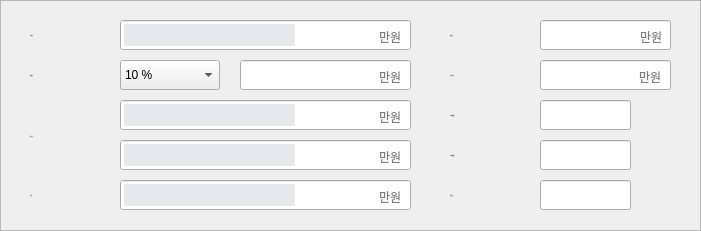
     <widget class="QFrame" name="money_frame">
      <property name="geometry">
       <rect>
        <x>0</x>
        <y>300</y>
        <width>701</width>
        <height>231</height>
       </rect>
      </property>
      <property name="styleSheet">
       <string notr="true">#money_frame {
	background-color: white;
	border-radius: 15px;
}</string>
      </property>
      <property name="frameShape">
       <enum>QFrame::StyledPanel</enum>
      </property>
      <property name="frameShadow">
       <enum>QFrame::Raised</enum>
      </property>
      <widget class="QLabel" name="lb_item_nm_8">
       <property name="geometry">
        <rect>
         <x>30</x>
         <y>20</y>
         <width>60</width>
         <height>30</height>
        </rect>
       </property>
       <property name="font">
        <font>
         <family>웰컴체 Regular</family>
         <pointsize>-1</pointsize>
         <weight>50</weight>
         <italic>false</italic>
         <bold>false</bold>
        </font>
       </property>
       <property name="styleSheet">
        <string notr="true"/>
       </property>
       <property name="text">
        <string>보 증 금</string>
       </property>
      </widget>
      <widget class="QLabel" name="lb_price_5">
       <property name="geometry">
        <rect>
         <x>376</x>
         <y>184</y>
         <width>31</width>
         <height>22</height>
        </rect>
       </property>
       <property name="styleSheet">
        <string notr="true">QLabel {
	font: 14px &quot;웰컴체 Regular&quot;;
	color: rgb(125,125,125);
	padding-top: 3px;
}</string>
       </property>
       <property name="text">
        <string>만원</string>
       </property>
       <property name="alignment">
        <set>Qt::AlignLeading|Qt::AlignLeft|Qt::AlignVCenter</set>
       </property>
      </widget>
      <widget class="QPushButton" name="btn_balance_cal">
       <property name="geometry">
        <rect>
         <x>640</x>
         <y>181</y>
         <width>28</width>
         <height>28</height>
        </rect>
       </property>
       <property name="styleSheet">
        <string notr="true">QPushButton {
	background-color: rgba(0,0,0,0);
	border-radius: 4px;
}

QPushButton::hover {
	background-color: rgba(44,62,80,50)
}

QPushButton:pressed {
	background-color: rgba(44,62,80,80)
}</string>
       </property>
       <property name="text">
        <string/>
       </property>
      </widget>
      <widget class="QLabel" name="lb_price_1">
       <property name="geometry">
        <rect>
         <x>376</x>
         <y>24</y>
         <width>31</width>
         <height>22</height>
        </rect>
       </property>
       <property name="styleSheet">
        <string notr="true">QLabel {
	font: 14px &quot;웰컴체 Regular&quot;;
	color: rgb(125,125,125);
	padding-top: 3px;
}</string>
       </property>
       <property name="text">
        <string>만원</string>
       </property>
       <property name="alignment">
        <set>Qt::AlignLeading|Qt::AlignLeft|Qt::AlignVCenter</set>
       </property>
      </widget>
      <widget class="QLineEdit" name="edt_down_pay">
       <property name="geometry">
        <rect>
         <x>240</x>
         <y>60</y>
         <width>171</width>
         <height>30</height>
        </rect>
       </property>
       <property name="styleSheet">
        <string notr="true">QLineEdit {
	padding-right: 35px;
}</string>
       </property>
       <property name="text">
        <string/>
       </property>
       <property name="maxLength">
        <number>15</number>
       </property>
       <property name="alignment">
        <set>Qt::AlignRight|Qt::AlignTrailing|Qt::AlignVCenter</set>
       </property>
       <property name="readOnly">
        <bool>true</bool>
       </property>
      </widget>
      <widget class="QLineEdit" name="edt_balance_pay">
       <property name="geometry">
        <rect>
         <x>120</x>
         <y>180</y>
         <width>291</width>
         <height>30</height>
        </rect>
       </property>
       <property name="styleSheet">
        <string notr="true">QLineEdit {
	padding-right: 35px;
}</string>
       </property>
       <property name="text">
        <string/>
       </property>
       <property name="maxLength">
        <number>15</number>
       </property>
       <property name="alignment">
        <set>Qt::AlignRight|Qt::AlignTrailing|Qt::AlignVCenter</set>
       </property>
       <property name="readOnly">
        <bool>true</bool>
       </property>
      </widget>
      <widget class="QLineEdit" name="lb_korean_1st">
       <property name="geometry">
        <rect>
         <x>124</x>
         <y>104</y>
         <width>171</width>
         <height>22</height>
        </rect>
       </property>
       <property name="styleSheet">
        <string notr="true">QLineEdit {
	font: 13px &quot;웰컴체 Regular&quot;;
	color: rgb(45,45,45);
	background-color: rgba(127, 140, 141, 50);
	padding-top: 3px;
	padding-right: 8px;
	border: 0px;
}</string>
       </property>
       <property name="text">
        <string/>
       </property>
       <property name="readOnly">
        <bool>true</bool>
       </property>
      </widget>
      <widget class="QLabel" name="lb_item_nm_14">
       <property name="geometry">
        <rect>
         <x>450</x>
         <y>100</y>
         <width>71</width>
         <height>30</height>
        </rect>
       </property>
       <property name="font">
        <font>
         <family>웰컴체 Regular</family>
         <pointsize>-1</pointsize>
         <weight>50</weight>
         <italic>false</italic>
         <bold>false</bold>
        </font>
       </property>
       <property name="styleSheet">
        <string notr="true"/>
       </property>
       <property name="text">
        <string>1차 지불일</string>
       </property>
      </widget>
      <widget class="QLineEdit" name="lb_korean_2st">
       <property name="geometry">
        <rect>
         <x>124</x>
         <y>144</y>
         <width>171</width>
         <height>22</height>
        </rect>
       </property>
       <property name="styleSheet">
        <string notr="true">QLineEdit {
	font: 13px &quot;웰컴체 Regular&quot;;
	color: rgb(45,45,45);
	background-color: rgba(127, 140, 141, 50);
	padding-top: 3px;
	padding-right: 8px;
	border: 0px;
}</string>
       </property>
       <property name="text">
        <string/>
       </property>
       <property name="readOnly">
        <bool>true</bool>
       </property>
      </widget>
      <widget class="QLineEdit" name="edt_1st_day">
       <property name="enabled">
        <bool>true</bool>
       </property>
       <property name="geometry">
        <rect>
         <x>540</x>
         <y>100</y>
         <width>91</width>
         <height>30</height>
        </rect>
       </property>
       <property name="styleSheet">
        <string notr="true">QLineEdit {
	padding-right: 0px;
}</string>
       </property>
       <property name="text">
        <string/>
       </property>
       <property name="alignment">
        <set>Qt::AlignCenter</set>
       </property>
       <property name="readOnly">
        <bool>true</bool>
       </property>
      </widget>
      <widget class="QWidget" name="set_sub_1" native="true">
       <property name="geometry">
        <rect>
         <x>450</x>
         <y>20</y>
         <width>221</width>
         <height>31</height>
        </rect>
       </property>
       <widget class="QLabel" name="lb_price_sub_1">
        <property name="geometry">
         <rect>
          <x>187</x>
          <y>4</y>
          <width>31</width>
          <height>22</height>
         </rect>
        </property>
        <property name="styleSheet">
         <string notr="true">QLabel {
	font: 14px &quot;웰컴체 Regular&quot;;
	color: rgb(125,125,125);
	padding-top: 3px;
}</string>
        </property>
        <property name="text">
         <string>만원</string>
        </property>
        <property name="alignment">
         <set>Qt::AlignLeading|Qt::AlignLeft|Qt::AlignVCenter</set>
        </property>
       </widget>
       <widget class="QLabel" name="lb_item_nm_12">
        <property name="geometry">
         <rect>
          <x>0</x>
          <y>1</y>
          <width>60</width>
          <height>29</height>
         </rect>
        </property>
        <property name="font">
         <font>
          <family>웰컴체 Regular</family>
          <pointsize>-1</pointsize>
          <weight>50</weight>
          <italic>false</italic>
          <bold>false</bold>
         </font>
        </property>
        <property name="styleSheet">
         <string notr="true"/>
        </property>
        <property name="text">
         <string>융 자 금</string>
        </property>
       </widget>
       <widget class="QLineEdit" name="edt_sub_1">
        <property name="geometry">
         <rect>
          <x>90</x>
          <y>0</y>
          <width>131</width>
          <height>30</height>
         </rect>
        </property>
        <property name="styleSheet">
         <string notr="true">QLineEdit {
	padding-right: 35px;
}</string>
        </property>
        <property name="text">
         <string/>
        </property>
        <property name="maxLength">
         <number>15</number>
        </property>
        <property name="alignment">
         <set>Qt::AlignRight|Qt::AlignTrailing|Qt::AlignVCenter</set>
        </property>
       </widget>
       <zorder>lb_item_nm_12</zorder>
       <zorder>edt_sub_1</zorder>
       <zorder>lb_price_sub_1</zorder>
      </widget>
      <widget class="QLineEdit" name="edt_2st_day">
       <property name="enabled">
        <bool>true</bool>
       </property>
       <property name="geometry">
        <rect>
         <x>540</x>
         <y>140</y>
         <width>91</width>
         <height>30</height>
        </rect>
       </property>
       <property name="styleSheet">
        <string notr="true">QLineEdit {
	padding-right: 0px;
}</string>
       </property>
       <property name="text">
        <string/>
       </property>
       <property name="alignment">
        <set>Qt::AlignCenter</set>
       </property>
       <property name="readOnly">
        <bool>true</bool>
       </property>
      </widget>
      <widget class="QLabel" name="lb_item_nm_10">
       <property name="geometry">
        <rect>
         <x>30</x>
         <y>121</y>
         <width>60</width>
         <height>30</height>
        </rect>
       </property>
       <property name="font">
        <font>
         <family>웰컴체 Regular</family>
         <pointsize>-1</pointsize>
         <weight>50</weight>
         <italic>false</italic>
         <bold>false</bold>
        </font>
       </property>
       <property name="styleSheet">
        <string notr="true"/>
       </property>
       <property name="text">
        <string>중 도 금</string>
       </property>
      </widget>
      <widget class="QPushButton" name="btn_2st_cal">
       <property name="geometry">
        <rect>
         <x>640</x>
         <y>141</y>
         <width>28</width>
         <height>28</height>
        </rect>
       </property>
       <property name="styleSheet">
        <string notr="true">QPushButton {
	background-color: rgba(0,0,0,0);
	border-radius: 4px;
}

QPushButton::hover {
	background-color: rgba(44,62,80,50)
}

QPushButton:pressed {
	background-color: rgba(44,62,80,80)
}</string>
       </property>
       <property name="text">
        <string/>
       </property>
      </widget>
      <widget class="QWidget" name="set_sub_2" native="true">
       <property name="geometry">
        <rect>
         <x>450</x>
         <y>60</y>
         <width>221</width>
         <height>31</height>
        </rect>
       </property>
       <widget class="QLabel" name="lb_price_sub_2">
        <property name="geometry">
         <rect>
          <x>186</x>
          <y>4</y>
          <width>31</width>
          <height>22</height>
         </rect>
        </property>
        <property name="styleSheet">
         <string notr="true">QLabel {
	font: 14px &quot;웰컴체 Regular&quot;;
	color: rgb(125,125,125);
	padding-top: 3px;
}</string>
        </property>
        <property name="text">
         <string>만원</string>
        </property>
        <property name="alignment">
         <set>Qt::AlignLeading|Qt::AlignLeft|Qt::AlignVCenter</set>
        </property>
       </widget>
       <widget class="QLineEdit" name="edt_sub_2">
        <property name="enabled">
         <bool>true</bool>
        </property>
        <property name="geometry">
         <rect>
          <x>90</x>
          <y>0</y>
          <width>131</width>
          <height>30</height>
         </rect>
        </property>
        <property name="styleSheet">
         <string notr="true">QLineEdit {
	padding-right: 35px;
}</string>
        </property>
        <property name="text">
         <string/>
        </property>
        <property name="maxLength">
         <number>15</number>
        </property>
        <property name="alignment">
         <set>Qt::AlignRight|Qt::AlignTrailing|Qt::AlignVCenter</set>
        </property>
       </widget>
       <widget class="QLabel" name="lb_item_nm_13">
        <property name="geometry">
         <rect>
          <x>0</x>
          <y>1</y>
          <width>71</width>
          <height>29</height>
         </rect>
        </property>
        <property name="font">
         <font>
          <family>웰컴체 Regular</family>
          <pointsize>-1</pointsize>
          <weight>50</weight>
          <italic>false</italic>
          <bold>false</bold>
         </font>
        </property>
        <property name="styleSheet">
         <string notr="true"/>
        </property>
        <property name="text">
         <string>기 보 증 금</string>
        </property>
       </widget>
       <zorder>lb_item_nm_13</zorder>
       <zorder>edt_sub_2</zorder>
       <zorder>lb_price_sub_2</zorder>
      </widget>
      <widget class="QLabel" name="lb_item_nm_27">
       <property name="geometry">
        <rect>
         <x>30</x>
         <y>181</y>
         <width>71</width>
         <height>29</height>
        </rect>
       </property>
       <property name="font">
        <font>
         <family>웰컴체 Regular</family>
         <pointsize>-1</pointsize>
         <weight>50</weight>
         <italic>false</italic>
         <bold>false</bold>
        </font>
       </property>
       <property name="styleSheet">
        <string notr="true"/>
       </property>
       <property name="text">
        <string>잔 금</string>
       </property>
      </widget>
      <widget class="QLineEdit" name="lb_korean_amount">
       <property name="geometry">
        <rect>
         <x>124</x>
         <y>24</y>
         <width>171</width>
         <height>22</height>
        </rect>
       </property>
       <property name="styleSheet">
        <string notr="true">QLineEdit {
	font: 13px &quot;웰컴체 Regular&quot;;
	color: rgb(45,45,45);
	background-color: rgba(127, 140, 141, 50);
	padding-top: 3px;
	padding-right: 8px;
	border: 0px;
}</string>
       </property>
       <property name="text">
        <string/>
       </property>
       <property name="readOnly">
        <bool>true</bool>
       </property>
      </widget>
      <widget class="QLabel" name="lb_item_nm_16">
       <property name="geometry">
        <rect>
         <x>450</x>
         <y>180</y>
         <width>60</width>
         <height>30</height>
        </rect>
       </property>
       <property name="font">
        <font>
         <family>웰컴체 Regular</family>
         <pointsize>-1</pointsize>
         <weight>50</weight>
         <italic>false</italic>
         <bold>false</bold>
        </font>
       </property>
       <property name="styleSheet">
        <string notr="true"/>
       </property>
       <property name="text">
        <string>잔 금 일</string>
       </property>
      </widget>
      <widget class="QLineEdit" name="edt_mid_pay_2st">
       <property name="geometry">
        <rect>
         <x>120</x>
         <y>140</y>
         <width>291</width>
         <height>30</height>
        </rect>
       </property>
       <property name="styleSheet">
        <string notr="true">QLineEdit {
	padding-right: 35px;
}</string>
       </property>
       <property name="text">
        <string/>
       </property>
       <property name="maxLength">
        <number>15</number>
       </property>
       <property name="alignment">
        <set>Qt::AlignRight|Qt::AlignTrailing|Qt::AlignVCenter</set>
       </property>
      </widget>
      <widget class="QComboBox" name="cbx_down_pay">
       <property name="geometry">
        <rect>
         <x>120</x>
         <y>60</y>
         <width>108</width>
         <height>30</height>
        </rect>
       </property>
       <property name="minimumSize">
        <size>
         <width>62</width>
         <height>0</height>
        </size>
       </property>
       <property name="maximumSize">
        <size>
         <width>100</width>
         <height>16777215</height>
        </size>
       </property>
       <item>
        <property name="text">
         <string>10 %</string>
        </property>
       </item>
       <item>
        <property name="text">
         <string>5 %</string>
        </property>
       </item>
       <item>
        <property name="text">
         <string>(직접입력)</string>
        </property>
       </item>
      </widget>
      <widget class="QLabel" name="lb_price_3">
       <property name="geometry">
        <rect>
         <x>376</x>
         <y>104</y>
         <width>31</width>
         <height>22</height>
        </rect>
       </property>
       <property name="styleSheet">
        <string notr="true">QLabel {
	font: 14px &quot;웰컴체 Regular&quot;;
	color: rgb(125,125,125);
	padding-top: 3px;
}</string>
       </property>
       <property name="text">
        <string>만원</string>
       </property>
       <property name="alignment">
        <set>Qt::AlignLeading|Qt::AlignLeft|Qt::AlignVCenter</set>
       </property>
      </widget>
      <widget class="QPushButton" name="btn_1st_cal">
       <property name="geometry">
        <rect>
         <x>640</x>
         <y>101</y>
         <width>28</width>
         <height>28</height>
        </rect>
       </property>
       <property name="styleSheet">
        <string notr="true">QPushButton {
	background-color: rgba(0,0,0,0);
	border-radius: 4px;
}

QPushButton::hover {
	background-color: rgba(44,62,80,50)
}

QPushButton:pressed {
	background-color: rgba(44,62,80,80)
}</string>
       </property>
       <property name="text">
        <string/>
       </property>
      </widget>
      <widget class="QLabel" name="lb_item_nm_9">
       <property name="geometry">
        <rect>
         <x>30</x>
         <y>60</y>
         <width>81</width>
         <height>30</height>
        </rect>
       </property>
       <property name="font">
        <font>
         <family>웰컴체 Regular</family>
         <pointsize>-1</pointsize>
         <weight>50</weight>
         <italic>false</italic>
         <bold>false</bold>
        </font>
       </property>
       <property name="styleSheet">
        <string notr="true"/>
       </property>
       <property name="text">
        <string>계 약 금</string>
       </property>
      </widget>
      <widget class="QLineEdit" name="edt_amount">
       <property name="geometry">
        <rect>
         <x>120</x>
         <y>20</y>
         <width>291</width>
         <height>30</height>
        </rect>
       </property>
       <property name="styleSheet">
        <string notr="true">QLineEdit {
	padding-right: 35px;
}</string>
       </property>
       <property name="text">
        <string/>
       </property>
       <property name="maxLength">
        <number>15</number>
       </property>
       <property name="alignment">
        <set>Qt::AlignRight|Qt::AlignTrailing|Qt::AlignVCenter</set>
       </property>
      </widget>
      <widget class="QLineEdit" name="edt_balance_day">
       <property name="enabled">
        <bool>true</bool>
       </property>
       <property name="geometry">
        <rect>
         <x>540</x>
         <y>180</y>
         <width>91</width>
         <height>30</height>
        </rect>
       </property>
       <property name="styleSheet">
        <string notr="true">QLineEdit {
	padding-right: 0px;
}</string>
       </property>
       <property name="text">
        <string/>
       </property>
       <property name="alignment">
        <set>Qt::AlignCenter</set>
       </property>
       <property name="readOnly">
        <bool>true</bool>
       </property>
      </widget>
      <widget class="QLabel" name="lb_item_nm_15">
       <property name="geometry">
        <rect>
         <x>450</x>
         <y>140</y>
         <width>71</width>
         <height>30</height>
        </rect>
       </property>
       <property name="font">
        <font>
         <family>웰컴체 Regular</family>
         <pointsize>-1</pointsize>
         <weight>50</weight>
         <italic>false</italic>
         <bold>false</bold>
        </font>
       </property>
       <property name="styleSheet">
        <string notr="true"/>
       </property>
       <property name="text">
        <string>2차 지불일</string>
       </property>
      </widget>
      <widget class="QLineEdit" name="edt_mid_pay_1st">
       <property name="geometry">
        <rect>
         <x>120</x>
         <y>100</y>
         <width>291</width>
         <height>30</height>
        </rect>
       </property>
       <property name="styleSheet">
        <string notr="true">QLineEdit {
	padding-right: 35px;
}</string>
       </property>
       <property name="text">
        <string/>
       </property>
       <property name="maxLength">
        <number>15</number>
       </property>
       <property name="alignment">
        <set>Qt::AlignRight|Qt::AlignTrailing|Qt::AlignVCenter</set>
       </property>
      </widget>
      <widget class="QLineEdit" name="lb_korean_balance">
       <property name="geometry">
        <rect>
         <x>124</x>
         <y>184</y>
         <width>171</width>
         <height>22</height>
        </rect>
       </property>
       <property name="styleSheet">
        <string notr="true">QLineEdit {
	font: 13px &quot;웰컴체 Regular&quot;;
	color: rgb(45,45,45);
	background-color: rgba(127, 140, 141, 50);
	padding-top: 3px;
	padding-right: 8px;
	border: 0px;
}</string>
       </property>
       <property name="text">
        <string/>
       </property>
       <property name="readOnly">
        <bool>true</bool>
       </property>
      </widget>
      <widget class="QLabel" name="lb_price_2">
       <property name="geometry">
        <rect>
         <x>376</x>
         <y>64</y>
         <width>31</width>
         <height>22</height>
        </rect>
       </property>
       <property name="styleSheet">
        <string notr="true">QLabel {
	font: 14px &quot;웰컴체 Regular&quot;;
	color: rgb(125,125,125);
	padding-top: 3px;
}</string>
       </property>
       <property name="text">
        <string>만원</string>
       </property>
       <property name="alignment">
        <set>Qt::AlignLeading|Qt::AlignLeft|Qt::AlignVCenter</set>
       </property>
      </widget>
      <widget class="QLabel" name="lb_price_4">
       <property name="geometry">
        <rect>
         <x>376</x>
         <y>144</y>
         <width>31</width>
         <height>22</height>
        </rect>
       </property>
       <property name="styleSheet">
        <string notr="true">QLabel {
	font: 14px &quot;웰컴체 Regular&quot;;
	color: rgb(125,125,125);
	padding-top: 3px;
}</string>
       </property>
       <property name="text">
        <string>만원</string>
       </property>
       <property name="alignment">
        <set>Qt::AlignLeading|Qt::AlignLeft|Qt::AlignVCenter</set>
       </property>
      </widget>
      <zorder>edt_balance_pay</zorder>
      <zorder>edt_mid_pay_2st</zorder>
      <zorder>edt_mid_pay_1st</zorder>
      <zorder>edt_amount</zorder>
      <zorder>lb_item_nm_8</zorder>
      <zorder>lb_price_5</zorder>
      <zorder>btn_balance_cal</zorder>
      <zorder>lb_price_1</zorder>
      <zorder>edt_down_pay</zorder>
      <zorder>lb_korean_1st</zorder>
      <zorder>lb_item_nm_14</zorder>
      <zorder>lb_korean_2st</zorder>
      <zorder>edt_1st_day</zorder>
      <zorder>set_sub_1</zorder>
      <zorder>edt_2st_day</zorder>
      <zorder>lb_item_nm_10</zorder>
      <zorder>btn_2st_cal</zorder>
      <zorder>set_sub_2</zorder>
      <zorder>lb_item_nm_27</zorder>
      <zorder>lb_korean_amount</zorder>
      <zorder>lb_item_nm_16</zorder>
      <zorder>cbx_down_pay</zorder>
      <zorder>lb_price_3</zorder>
      <zorder>btn_1st_cal</zorder>
      <zorder>lb_item_nm_9</zorder>
      <zorder>edt_balance_day</zorder>
      <zorder>lb_item_nm_15</zorder>
      <zorder>lb_korean_balance</zorder>
      <zorder>lb_price_2</zorder>
      <zorder>lb_price_4</zorder>
     </widget>
